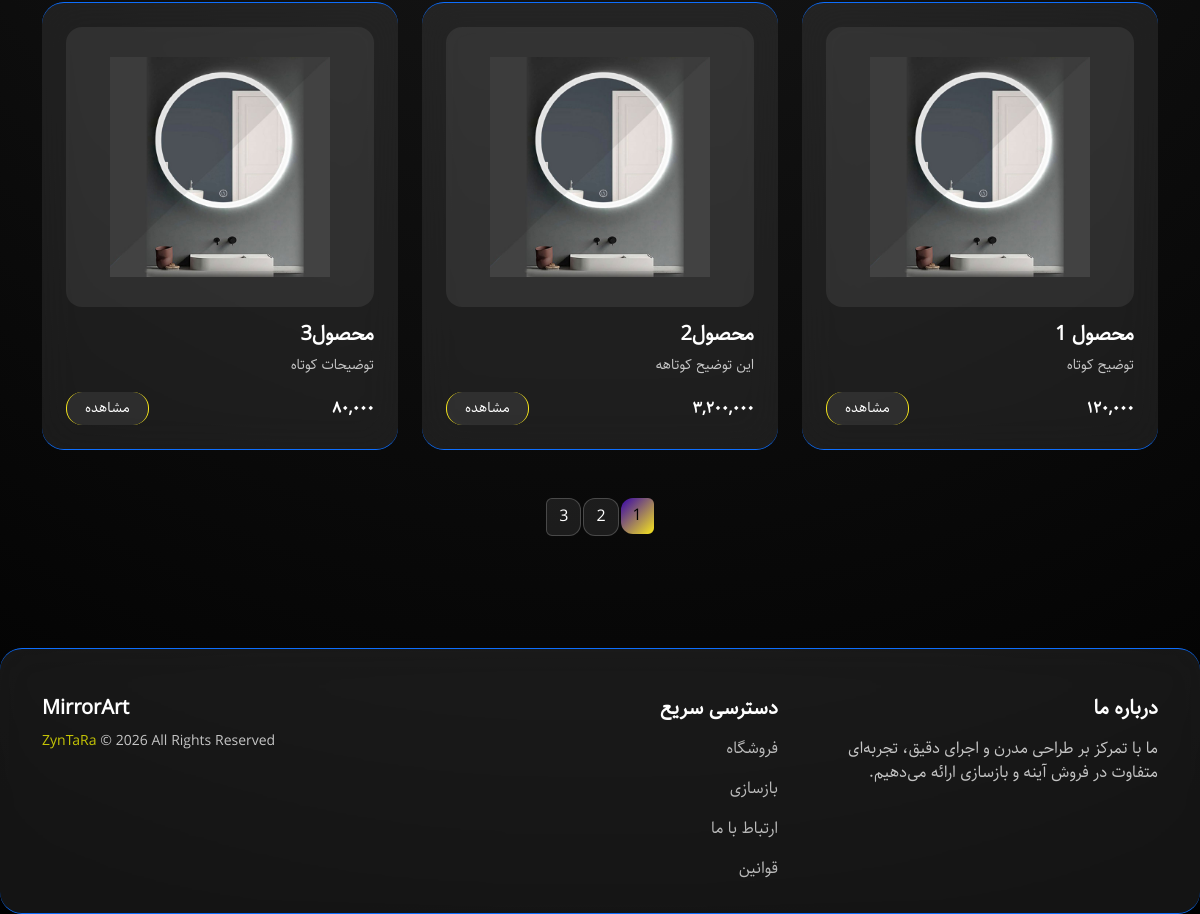
Page /shop/ (lower part) on the earlier database version.
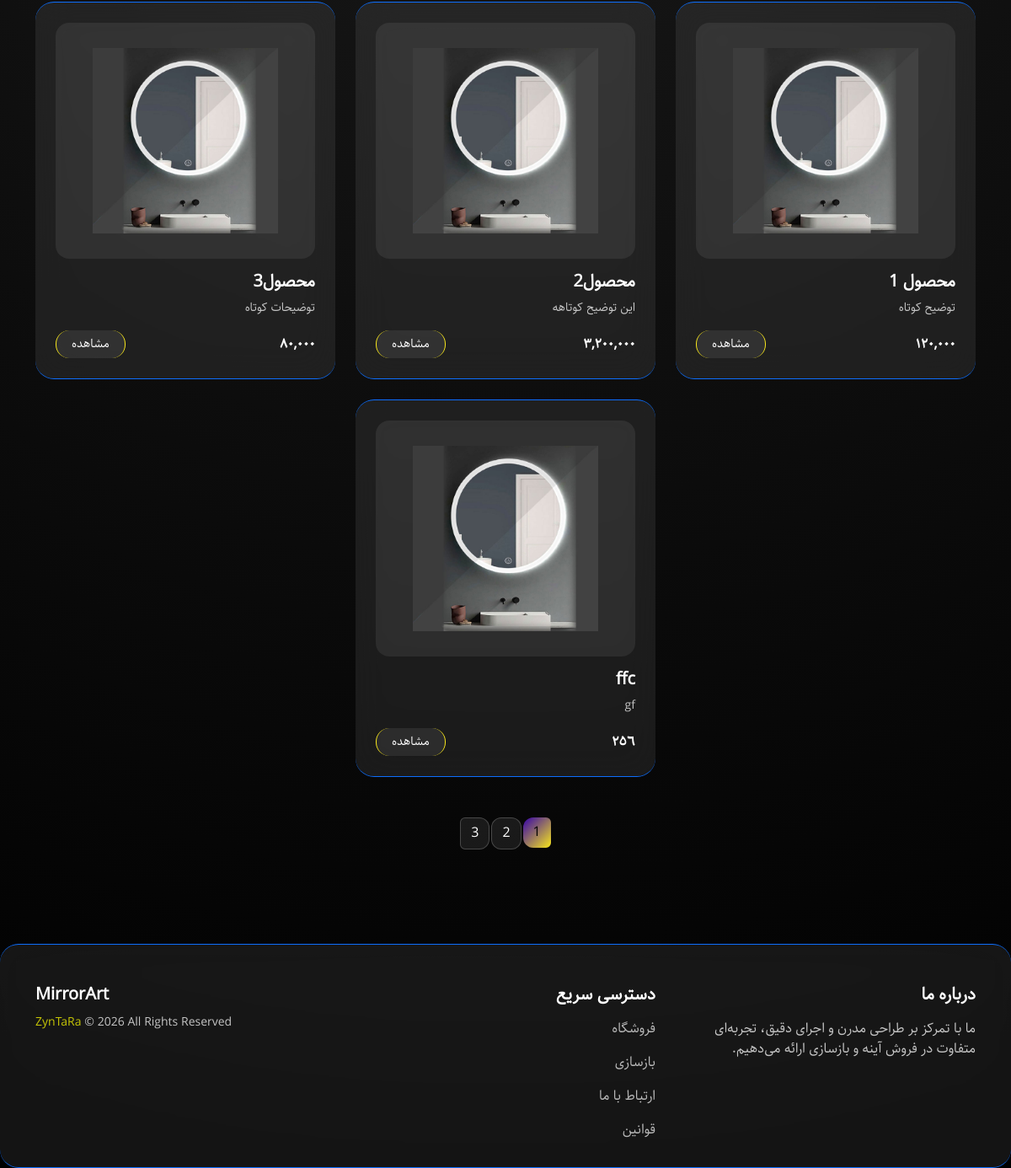
Same page on the later database version.
### shop/models.py (models this page shows, shortened)
class Products(models.Model):
    title = models.CharField(max_length=100, verbose_name=_("title"))
    short_description = models.CharField(
        max_length=300, verbose_name=_("short description")
    )
    full_description = models.TextField(verbose_name=_("full description"))
    price = models.PositiveIntegerField(default=0, verbose_name=_("price"))
    active = models.BooleanField(default=True, verbose_name=_("active"))
    length = models.DecimalField(
        max_digits=6, decimal_places=2, blank=True, null=True, verbose_name=_("length")
    )
    width = models.DecimalField(
        max_digits=6, decimal_places=2, blank=True, null=True, verbose_name=_("width")
    )
    height = models.DecimalField(
        max_digits=6, decimal_places=2, blank=True, null=True, verbose_name=_("height")
    )
    datetime_created = models.DateTimeField(
        auto_now_add=True, verbose_name=_("datetime created")
    )
    datetime_modified = models.DateTimeField(
        auto_now=True, verbose_name=_("datetime modified")
    )
    class Meta:
        verbose_name = _("Product")
        verbose_name_plural = _("Products")
    def get_absolute_url(self):
        return reverse("product_detail", args=[self.pk])

### shop/views.py (the view)
# urls.py: path("", views.ProductListView.as_view(), name="product_list"),
class ProductListView(generic.ListView):
    model = models.Products
    template_name = "shop/product_list.html"
    context_object_name = "products"

### cart/context_processors.py (called while the page is built)
def cart(requset):
    return {"cart": Cart(requset)}

### persian_translate/templatetags/persian_translations.py (called while the page is built)
@register.filter
def translate_number(value):
    value = str(value)
    english_to_persian__table = value.maketrans("1234567890", "١٢٣٤٥٦٧٨٩٠")
    return value.translate(english_to_persian__table)

### shop/templates/shop/product_list.html (shortened to what this page needs)
{% extends '_base.html' %}
{% load static %}
{% load humanize %}
{% load persian_translations %}
{% block body %}
  <section class="py-5">
    <div class="container">
      <div class="row g-4 justify-content-center">
        {% for product in products %}
          <div class="col-sm-6 col-lg-4">
            <div class="glass-card p-4 h-100 product-card">
              <img src="{% static 'img/آینه-بک-لایت-گرد.jpg' %}" alt="" class="product-img mb-3" />
              <h5 class="fw-bold">{{ product.title }}</h5>
              <p class="opacity-75 small">{{ product.short_description }}</p>
              <div class="d-flex justify-content-between align-items-center mt-3">
                <span class="fw-bold">{{ product.price|intcomma:False|translate_number }}</span>
                <a href="{{ product.get_absolute_url }}" class="btn btn-glass btn-sm">مشاهده</a>
              </div>
            </div>
          </div>
        {% endfor %}
      </div>
    </div>
  </section>
  <section class="pb-5">
    <div class="container">
      <div class="d-flex justify-content-center">
        <nav>
          <ul class="pagination pagination-glass">
            <li class="page-item active">
              <a class="page-link" href="#">1</a>
            </li>
            <li class="page-item">
              <a class="page-link" href="#">2</a>
            </li>
            <li class="page-item">
              <a class="page-link" href="#">3</a>
            </li>
          </ul>
        </nav>
      </div>
    </div>
  </section>
{% endblock %}

### templates/_base.html (shortened to what this page needs)
{% load static %}
<!DOCTYPE html>
<html lang="fa" dir="rtl">
  <head>
    <link rel="stylesheet" href="{% static 'css/bootstrap.rtl.min.css' %}" />
    <link rel="stylesheet" href="{% static 'css/bootstrap-icon.css' %}" />
    <link rel="stylesheet" href="{% static 'css/owl.carousel.min.css' %}" />
    <link rel="stylesheet" href="{% static 'css/owl.theme.default.min.css' %}" />
    <link rel="stylesheet" href="{% static 'css/card-slider.css' %}" />
    <link rel="stylesheet" href="{% static 'css/Map.css' %}" />
    <link rel="stylesheet" href="{% static 'css/fancybox.css' %}" />
    <link rel="stylesheet" href="{% static 'css/style.css' %}" />
  </head>
  <body>
    {% block body %}
    {% endblock %}
    <footer class="mt-5 pt-5 pb-3 glass-footer">
      <div class="container">
        <div class="row gy-4">
          <div class="col-md-4">
            <h5 class="fw-bold">درباره ما</h5>
            <p class="opacity-75 mt-3">ما با تمرکز بر طراحی مدرن و اجرای دقیق، تجربه‌ای متفاوت در فروش آینه و بازسازی ارائه می‌دهیم.</p>
          </div>
          <div class="col-md-4">
            <h5 class="fw-bold">دسترسی سریع</h5>
            <ul class="list-unstyled mt-3">
              <li class="mb-3">
                <a href="{% url 'product_list' %}" class="footer-link">فروشگاه</a>
              </li>
              <li class="mb-3">
                <a href="{% url 'service_list' %}" class="footer-link">بازسازی</a>
              </li>
              <li class="mb-3">
                <a href="{% url 'contact_us' %}" class="footer-link">ارتباط با ما</a>
              </li>
              <li class="mb-3">
                <a href="{% url 'privacy_policy' %}" class="footer-link">قوانین</a>
              </li>
            </ul>
          </div>
          <div class="col-md-4 text-md-end">
            <h5 class="fw-bold">MirrorArt</h5>
            <small class="opacity-75"><span style="opacity: 1; color: #ffff00;">ZynTaRa</span> © 2026 All Rights Reserved</small>
          </div>
        </div>
      </div>
    </footer>
  </body>
</html>

### static/css/style.css (style rules this page uses)
* { margin: 0; padding: 0; outline: none; box-sizing: border-box; }
img { width: 100%; }
ul, li { list-style: none; }
a { text-decoration: none; color: #333; }
html, body { font-family: 'mrsiteG'; font-size: 1rem; background: radial-gradient(circle at top, #1a1a1a, #000); color: #fff; }
:root { --color1: #4c00ffa9; --color2: #f8e71c; }
.glass-card, .glass-footer { background: #ffffff14; backdrop-filter: blur(20px); border-radius: 22px; border: 1px solid var(--bs-primary); border-right: 0; border-left: 0; transition: all ease .3s; }
.nav-link, .footer-link { color: #fff; opacity: .7; text-decoration: none; }
.btn-glass { background: #ffffff14; color: #fff; border: 1px solid var(--color2); border-bottom: 0; border-top: 0; border-radius: 16px; padding: 6px 18px; transition: all 0.3s ease; }
.product-img { text-align: center; background: #ffffff12; border-radius: 16px; padding: 30px; height: 280px; object-fit: contain; }
.product-card { transition: all ease .3s; }
.pagination-glass .page-link { background: rgba(255, 255, 255, 0.08); border: none; color: #fff; margin: 0 4px; border-radius: 12px; }
.pagination-glass .page-item.active .page-link { background: linear-gradient(135deg, var(--color1), var(--color2)); color: #000; }
.pagination-glass .page-link { background: rgba(255, 255, 255, 0.08); border: 1px solid rgba(255, 255, 255, 0.2); color: #fff; margin: 0 3px; border-radius: 12px; transition: all 0.3s ease; }
.pagination-glass .page-item.active .page-link { background: linear-gradient(135deg, var(--color1), var(--color2)); color: #000; border: none; }

Differences in the rows shown:
added Products: title "ffc", short_description "gf", price|translate_number "٢٥٦"
